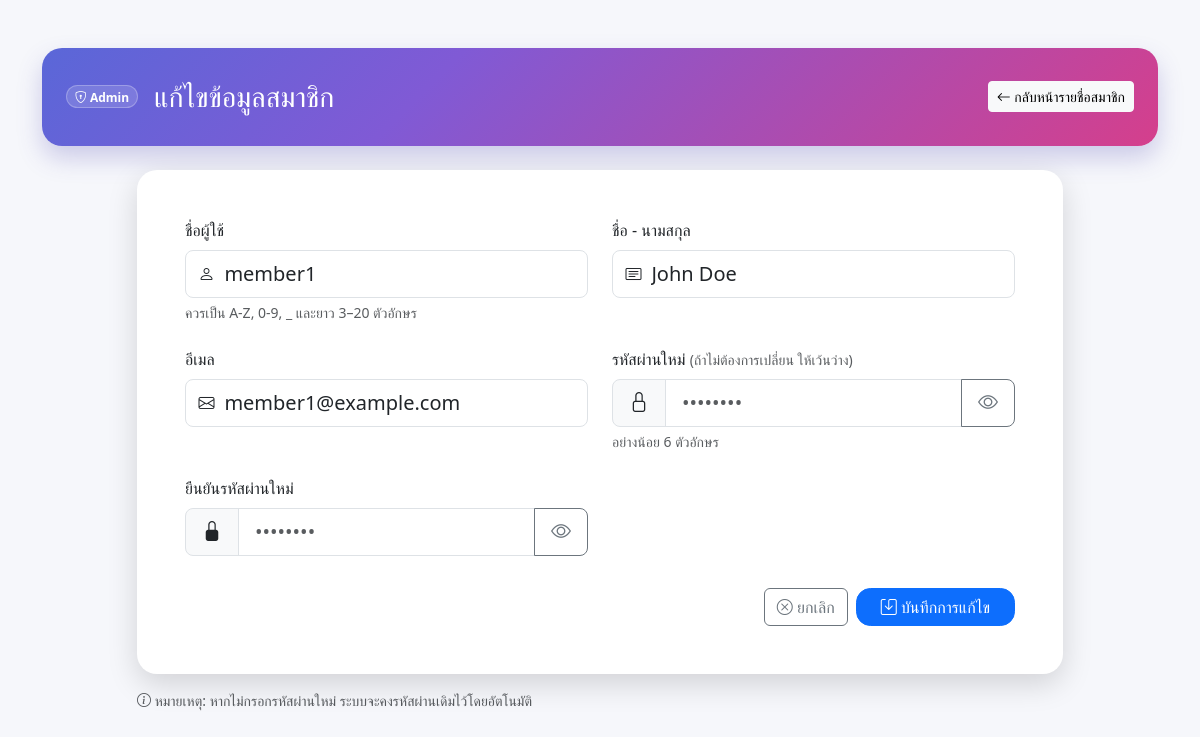
Page /admin/edit_user.php?id=2 (signed in) on the committed database.
### tables this page shows
CREATE TABLE `users` (
`user_id` int(11) NOT NULL,
`username` varchar(50) NOT NULL,
`password` varchar(255) NOT NULL,
`email` varchar(100) NOT NULL,
`full_name` varchar(100) DEFAULT NULL,
`role` enum('admin','member') DEFAULT 'member',
`created_at` timestamp NOT NULL DEFAULT current_timestamp()
);

### admin/edit_user.php (the view, shortened to what this page needs)
<?php
require '../config.php';
$user_id = (int)$_GET['id'];
$stmt = $conn->prepare("SELECT * FROM users WHERE user_id = ? AND role = 'member'");
$stmt->execute([$user_id]);
$user = $stmt->fetch(PDO::FETCH_ASSOC);
?>
<!DOCTYPE html>
<html lang="th" data-bs-theme="auto">
<head>
<link href="https://cdn.jsdelivr.net/npm/bootstrap@5.3.3/dist/css/bootstrap.min.css" rel="stylesheet">
<link href="https://cdn.jsdelivr.net/npm/bootstrap-icons@1.11.3/font/bootstrap-icons.css" rel="stylesheet">
</head>
<body>
<div class="container py-4 py-md-5">
  <div class="page-header mb-4">
    <div class="d-flex align-items-center justify-content-between gap-3 flex-wrap">
      <div class="d-flex align-items-center gap-3">
        <span class="badge rounded-pill badge-soft"><i class="bi bi-shield-lock"></i> Admin</span>
        <h1 class="h3 mb-0">แก้ไขข้อมูลสมาชิก</h1>
      </div>
      <a href="users.php" class="btn btn-light btn-sm">
        <i class="bi bi-arrow-left"></i> กลับหน้ารายชื่อสมาชิก
      </a>
    </div>
  </div>
  <div class="row justify-content-center">
    <div class="col-12 col-xl-10 col-xxl-8">
      <div class="card card-elev">
        <div class="card-body p-4 p-md-5">
          <form method="post" class="row g-4" autocomplete="off" novalidate>
            <div class="col-md-6">
              <label class="form-label">ชื่อผู้ใช้</label>
              <div class="position-relative input-icon">
                <input type="text" name="username" class="form-control form-control-lg" required
                       value="<?= htmlspecialchars($user['username']) ?>" placeholder="username">
              </div>
              <div class="form-text">ควรเป็น A-Z, 0-9, _ และยาว 3–20 ตัวอักษร</div>
            </div>
            <div class="col-md-6">
              <label class="form-label">ชื่อ - นามสกุล</label>
              <div class="position-relative input-icon">
                <input type="text" name="full_name" class="form-control form-control-lg"
                       value="<?= htmlspecialchars($user['full_name']) ?>" placeholder="สมชาย ใจดี">
              </div>
            </div>
            <div class="col-md-6">
              <label class="form-label">อีเมล</label>
              <div class="position-relative input-icon">
                <input type="email" name="email" class="form-control form-control-lg" required
                       value="<?= htmlspecialchars($user['email']) ?>" placeholder="name@example.com">
              </div>
            </div>
            <div class="col-md-6">
              <label class="form-label">
                รหัสผ่านใหม่
                <small class="text-muted">(ถ้าไม่ต้องการเปลี่ยน ให้เว้นว่าง)</small>
              </label>
              <div class="input-group input-group-lg">
                <span class="input-group-text"><i class="bi bi-lock"></i></span>
                <input type="password" name="password" id="password" class="form-control" placeholder="••••••••">
                <button type="button" class="btn btn-outline-secondary" id="togglePassword">
                  <i class="bi bi-eye"></i>
                </button>
              </div>
              <div class="form-text">อย่างน้อย 6 ตัวอักษร</div>
            </div>
            <div class="col-md-6">
              <label class="form-label">ยืนยันรหัสผ่านใหม่</label>
              <div class="input-group input-group-lg">
                <span class="input-group-text"><i class="bi bi-lock-fill"></i></span>
                <input type="password" name="confirm_password" id="confirm" class="form-control" placeholder="••••••••">
                <button type="button" class="btn btn-outline-secondary" id="toggleConfirm">
                  <i class="bi bi-eye"></i>
                </button>
              </div>
            </div>
            <div class="col-12 d-flex justify-content-end gap-2 pt-2">
              <a href="users.php" class="btn btn-outline-secondary">
                <i class="bi bi-x-circle"></i> ยกเลิก
              </a>
              <button type="submit" class="btn btn-primary px-4">
                <i class="bi bi-save"></i> บันทึกการแก้ไข
              </button>
            </div>
          </form>
        </div>
      </div>
      <div class="text-muted small mt-3">
        <i class="bi bi-info-circle"></i>
        หมายเหตุ: หากไม่กรอกรหัสผ่านใหม่ ระบบจะคงรหัสผ่านเดิมไว้โดยอัตโนมัติ
      </div>
    </div>
  </div>
</div>
</body>
</html>

### admin/edit_user.php (style rules this page uses)
:root { --brand-grad: linear-gradient(135deg,#5a67d8 0%, #805ad5 35%, #d53f8c 100%); }
body { background: radial-gradient(1200px 600px at -10% -10%, rgba(123,97,255,.08), transparent 60%), radial-gradient(800px 400px at 110% 10%, rgba(255,99,164,.08), transparent 60%), #0f172a; background-attachment: fixed; }
.page-header { background: var(--brand-grad); color:#fff; border-radius: 1.25rem; padding: 2rem 1.5rem; box-shadow: 0 20px 40px rgba(0,0,0,.25); }
.card-elev { border:0; border-radius: 1.25rem; box-shadow: 0 10px 30px rgba(0,0,0,.15); }
.form-label .text-muted { font-weight:400; }
.input-icon input { padding-left: 2.4rem; }
.btn-primary { border-radius: .9rem; }
.badge-soft { background: rgba(255,255,255,.15); border: 1px solid rgba(255,255,255,.25); color:#fff; }
@media (prefers-color-scheme: light) { body { background:#f6f7fb; } }
@media (prefers-color-scheme: light) { .page-header { box-shadow: 0 12px 24px rgba(80,72,180,.25); } }

### rows in the picture
users: username "member1", full_name "John Doe", email "member1@example.com"
